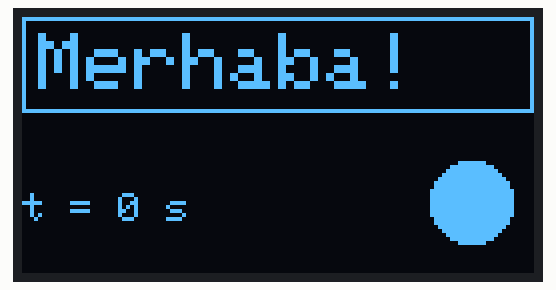
Simulated run of this sketch. Board: Arduino Uno, built with avr-gcc and run on an emulated ATmega328P. Parts: 128×64 one-colour display. What the sketch prints to the serial monitor is not drawn.

Above: at 0.1 s.
At 4.4 s:
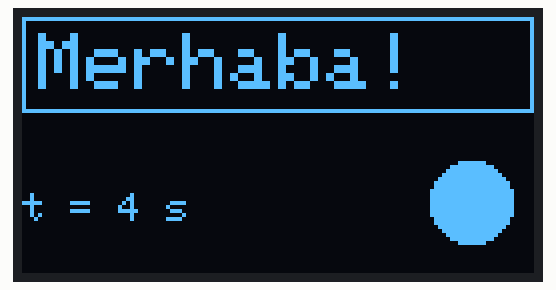
At 7.5 s:
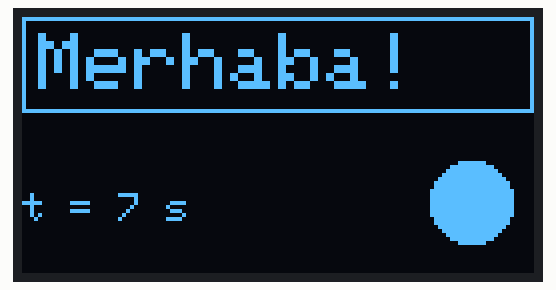
At 19.1 s:
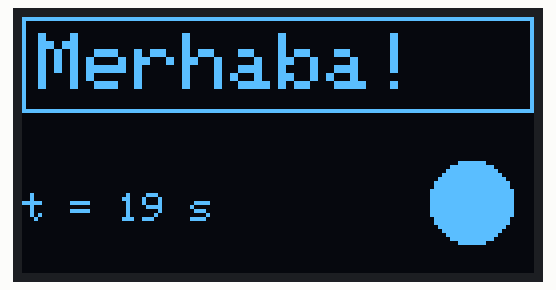
At 29.1 s:
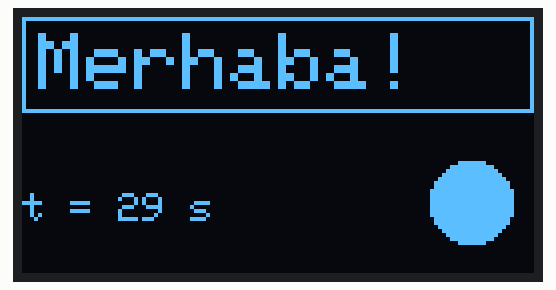
At 38.1 s:
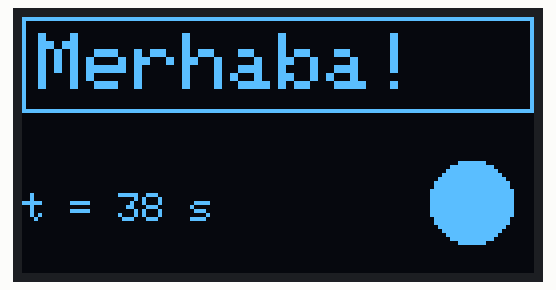

Measured:
- what the display in image 0 shows lasts 1.0 s, from 0.1 s to 1.1 s

The sketch:

oled_merhaba.ino
```cpp
// SSD1306 128x64 OLED (I2C): VCC -> 5V, GND -> GND, SDA -> A4, SCL -> A5. Adres genelde 0x3C (bazı kartlarda 0x3D).
// Adafruit_SSD1306, ekranın kopyasını Uno'nun RAM'inde tutar (1 KB); display() bu tamponu I2C ile ekrana gönderir.
#include <Wire.h>
#include <Adafruit_GFX.h>
#include <Adafruit_SSD1306.h>

Adafruit_SSD1306 ekran(128, 64, &Wire, -1);  // -1: RESET pini yok

void setup() {
  Serial.begin(9600);
  if (!ekran.begin(SSD1306_SWITCHCAPVCC, 0x3C)) {  // dahili şarj pompası, adres 0x3C
    Serial.println("OLED bulunamadi");
    while (true) {}
  }
  ekran.clearDisplay();
  ekran.setTextColor(SSD1306_WHITE);
  ekran.setTextSize(2);           // 12x16 piksel karakter
  ekran.setCursor(4, 4);
  ekran.print("Merhaba!");
  ekran.drawRect(0, 0, 128, 24, SSD1306_WHITE);   // yazının çevresine çerçeve
  ekran.fillCircle(112, 46, 10, SSD1306_WHITE);   // dolu daire
  ekran.display();                // tampon -> ekran
  Serial.println("OLED hazir");
}

void loop() {
  ekran.fillRect(0, 40, 90, 16, SSD1306_BLACK);  // eski sayıyı sil
  ekran.setTextSize(1);
  ekran.setCursor(0, 44);
  ekran.print("t = ");
  ekran.print(millis() / 1000);
  ekran.print(" s");
  ekran.display();
  delay(500);
}
```
